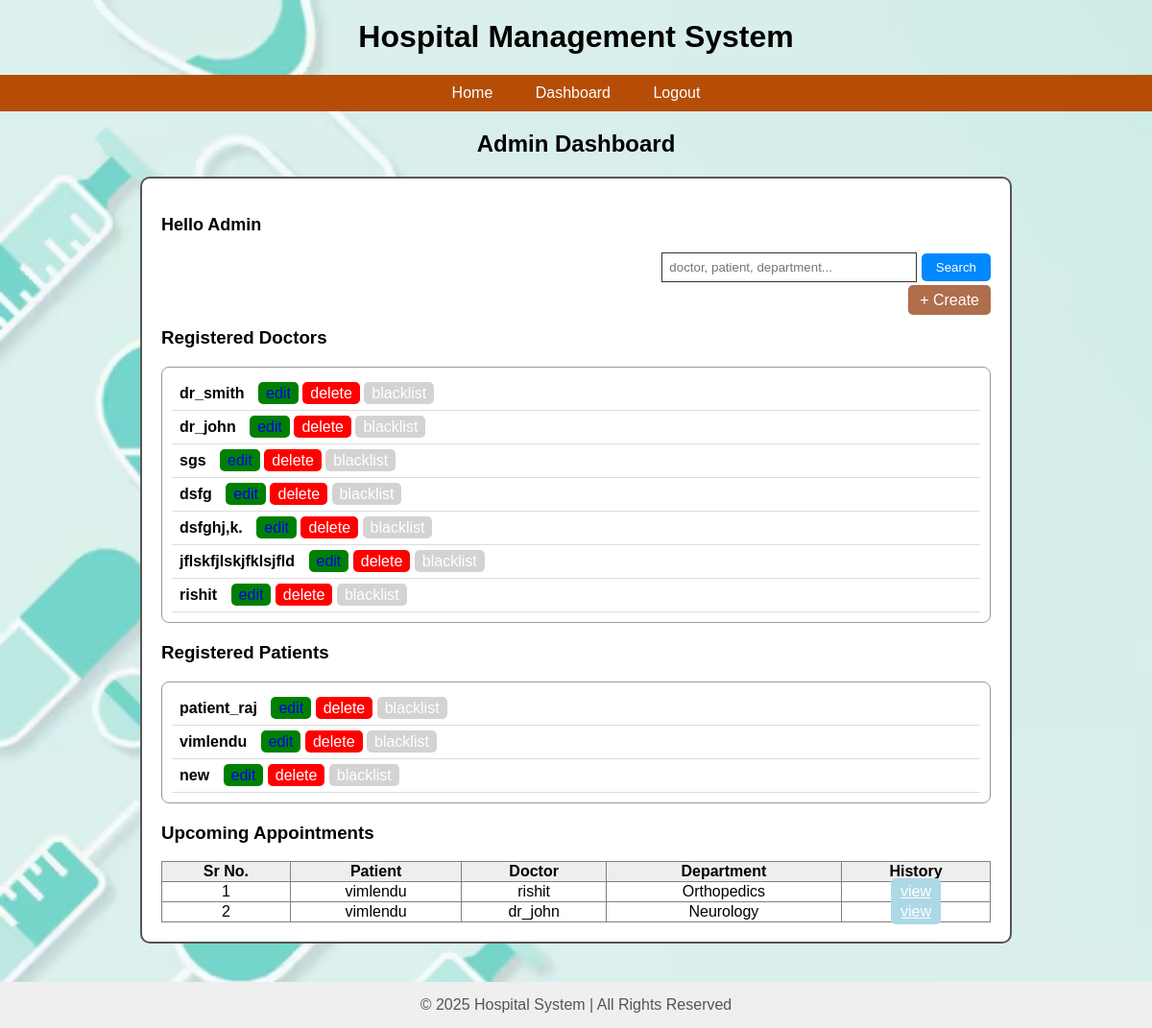
Before: /admin_dash (signed in) with the older database file.
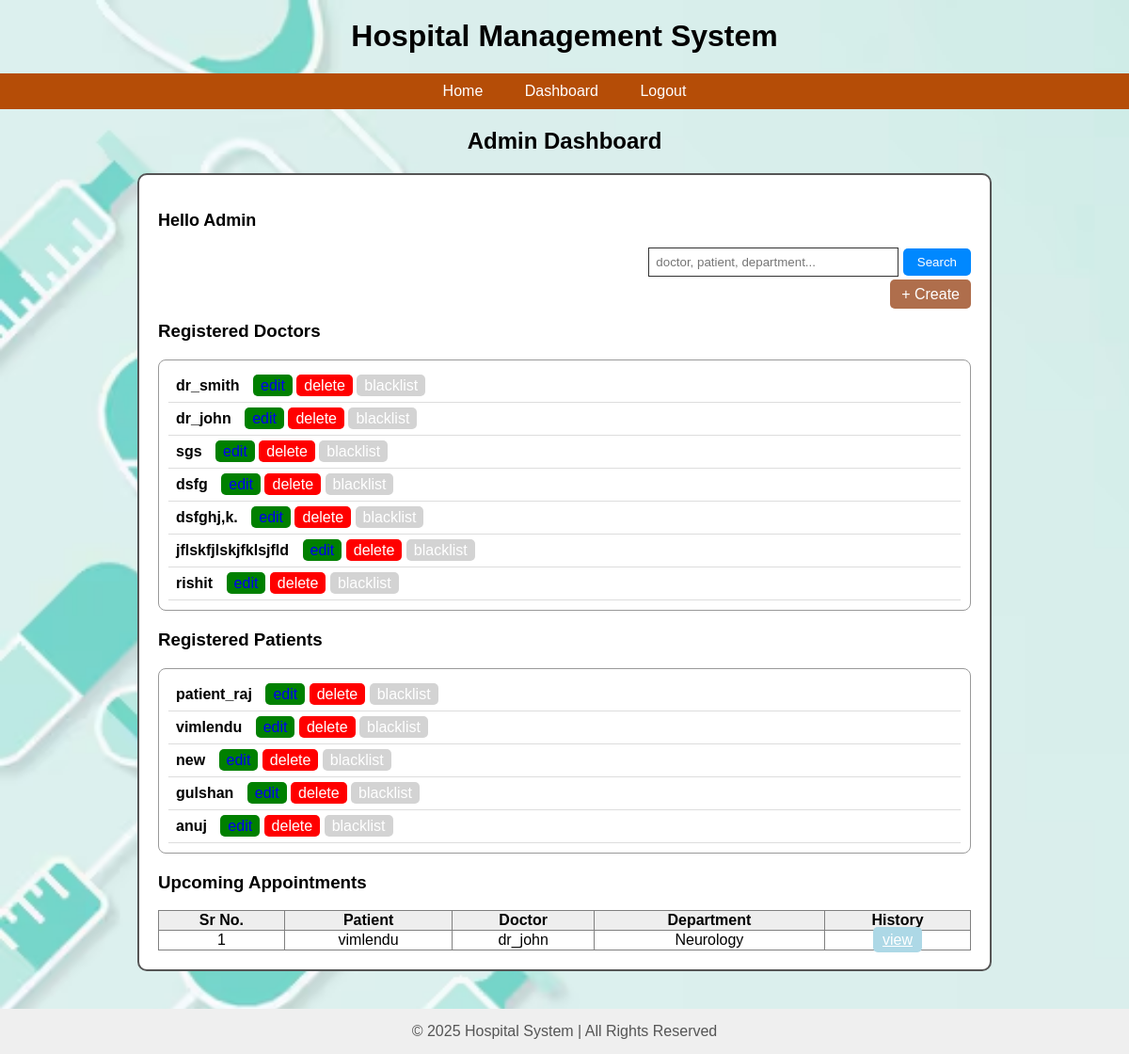
After: the same page with the newer database file.
### app.py (models this page shows)
class User(db.Model):
    __tablename__ = 'users'
    id = db.Column(db.Integer, primary_key=True)
    user_name = db.Column(db.String(80), unique=True, nullable=False)
    email = db.Column(db.String(120), unique=True, nullable=False)
    password = db.Column(db.String(200), nullable=False)
    role = db.Column(db.String(50), nullable=False)
    created_at = db.Column(db.DateTime, default=datetime.utcnow)
    experience = db.Column(db.Integer, nullable=True)
    department_id = db.Column(db.Integer, db.ForeignKey('departments.id'), nullable=True)
    department = db.relationship("Department",back_populates="doctors")

class Appointment(db.Model):
    __tablename__ = 'appointments'
    id = db.Column(db.Integer, primary_key=True)
    date = db.Column(db.String(20))
    time = db.Column(db.String(50))
    patient_id = db.Column(db.Integer, db.ForeignKey('users.id'), nullable=False)
    doctor_id = db.Column(db.Integer, db.ForeignKey('users.id'), nullable=False)
    status = db.Column(db.String(50), default='Booked', nullable=False)
    treatment_id = db.Column(db.Integer, db.ForeignKey('treatments.id'), nullable=True, unique=True)

class Department(db.Model):
    __tablename__ = 'departments'
    id = db.Column(db.Integer, primary_key=True)
    name = db.Column(db.String(100), unique=True, nullable=False)
    description = db.Column(db.String(255), nullable=True)
    doctors = db.relationship("User", back_populates="department")

### app.py (the view)
@app.route('/admin_dash')
def admin_dash():
    if session.get("role") != "admin":
        return redirect(url_for('login'))
    doctors = User.query.filter_by(role="doctor").all()
    patients = User.query.filter_by(role="patient").all()
    patient = aliased(User)
    doctor = aliased(User)
    appointments = (
        db.session.query(
            Appointment.id,
            Appointment.patient_id,
            patient.user_name.label("patient_name"),
            doctor.user_name.label("doctor_name"),
            Department.name.label("department"),
            Appointment.date,
            Appointment.time
        )
        .join(patient, Appointment.patient_id == patient.id)
        .join(doctor, Appointment.doctor_id == doctor.id)
        .outerjoin(Department, doctor.department_id == Department.id)
        .all()
    )
    return render_template(
        "admin_dash.html",
        doctors=doctors,
        patients=patients,
        appointments=appointments
    )

### templates/admin_dash.html (shortened to what this page needs)
{% extends "root.html" %}
{% block content %}
<h2 style="text-align:center; margin-top:20px;">Admin Dashboard</h2>
<div style="
    width:90%;
    margin:auto;
    padding:20px;
    border:2px solid #555;
    border-radius:10px;
    background:white;
">
    <p style="font-size:18px;"><b>Hello Admin</b></p>
    <form method="GET" action="/admin_search" style="text-align:right;">
        <input type="text" name="query" placeholder="doctor, patient, department..."
               style="padding:7px; width:250px; border:1px solid #333;">
        <button type="submit" style="
            padding:7px 15px;
            background:#0088ff;
            color:white;
            border:none;
            border-radius:5px;
            cursor:pointer;">
            Search
        </button>
    </form>
    <div style="text-align:right; margin-top:10px;">
        <a href="/add_doctor"
           style="padding:7px 12px; background: #af6e4c; color:white;
                  border-radius:5px; text-decoration:none;">
            + Create
        </a>
    </div>
    <h3>Registered Doctors</h3>
    <div style="border:1px solid #999; padding:10px; border-radius:8px;">
        {% for d in doctors %}
            <div style="padding:8px; border-bottom:1px solid #ddd;">
                <b>{{ d.user_name }}</b>
                <a href="/edit_doctor/{{ d.id }}"
                   style="background:green; padding:3px 8px; margin-left:10px;
                          border-radius:5px; text-decoration:none;">edit</a>
                <a href="/delete_doctor/{{ d.id }}"
                   style="background:red; color:white; padding:3px 8px;
                          border-radius:5px; text-decoration:none;">delete</a>
                <a href="/blacklist_doctor/{{ d.id }}"
                   style="background:lightgray; color:white; padding:3px 8px;
                          border-radius:5px; text-decoration:none;">blacklist</a>
            </div>
        {% endfor %}
    </div>
    <h3 style="margin-top:20px;">Registered Patients</h3>
    <div style="border:1px solid #999; padding:10px; border-radius:8px;">
        {% for p in patients %}
            <div style="padding:8px; border-bottom:1px solid #ddd;">
                <b>{{ p.user_name }}</b>
                <a href="/edit_patient/{{ p.id }}"
                   style="background:green; padding:3px 8px; margin-left:10px;
                          border-radius:5px; text-decoration:none;">edit</a>
                <a href="/delete_patient/{{ p.id }}"
                   style="background:red; color:white; padding:3px 8px;
                          border-radius:5px; text-decoration:none;">delete</a>
                <a href="/blacklist_patient/{{ p.id }}"
                   style="background:lightgray; color:white; padding:3px 8px;
                          border-radius:5px; text-decoration:none;">blacklist</a>
            </div>
        {% endfor %}
    </div>
    <h3 style="margin-top:20px;">Upcoming Appointments</h3>
    <table border="1" width="100%" style="border-collapse:collapse; text-align:center;">
        <tr style="background:#eee;">
            <th>Sr No.</th>
            <th>Patient</th>
            <th>Doctor</th>
            <th>Department</th>
            <th>History</th>
        </tr>
        {% for a in appointments %}
        <tr>
            <td>{{ loop.index }}</td>
            <td>{{ a.patient_name }}</td>
            <td>{{ a.doctor_name }}</td>
            <td>{{ a.department }}</td>
            <td>
                <a href="/patient_history/{{ a.patient_id }}"
                   style="background:lightblue; color:white; padding:5px 10px;
                          border-radius:5px;">view</a>
            </td>
        </tr>
        {% endfor %}
    </table>
</div>
{% endblock %}

### templates/root.html (shortened to what this page needs)
<!DOCTYPE html>
<html>
<head>
</head>
<body>
    <h1>Hospital Management System</h1>
    <nav>
    <ul>
        <li><a href="/">Home</a></li>
        {% if not session %}
            <li><a href="{{ url_for('login') }}">Login</a></li>
            <li><a href="{{ url_for('signup') }}">Signup</a></li>
            <li><a href="{{ url_for('contact') }}">Contact Us</a></li>
        {% elif session.role == 'patient' %}
            <li><a href="{{ url_for('patient_history') }}">History</a></li>
            <li><a href="{{ url_for('logout') }}">Logout</a></li>
        {% elif session.role == 'doctor' %}
            <li><a href="{{ url_for('doctor_dash') }}">Dashboard</a></li>
            <li><a href="{{ url_for('logout') }}">Logout</a></li>
        {% elif session.role == 'admin' %}
            <li><a href="{{ url_for('admin_dash') }}">Dashboard</a></li>
            <li><a href="{{ url_for('logout') }}">Logout</a></li>
        {% endif %}
    </ul>
</nav>
    <div class="container">
        {% block content %}{% endblock %}
    </div>
    <footer>
        © 2025 Hospital System | All Rights Reserved
    </footer>
</body>
</html>

### templates/root.html (style rules this page uses)
body { font-family: Arial; margin: 0; padding: 0; background-image: url('/static/images/back_ground image1.jpg'); background-size: cover; background-repeat: no-repeat; background-attachment: fixed; }
h1 { text-align: center; margin-top: 20px; }
nav { background-color: rgb(181, 77, 7); padding: 10px 0; }
nav ul { list-style: none; text-align: center; padding: 0; margin: 0; }
nav ul li { display: inline; margin: 0 20px; }
nav ul li a { text-decoration: none; color: white; font-size: 16px; }
.container { width: 80%; margin: auto; margin-top: 20px; }
footer { margin-top: 40px; padding: 15px; background: #efefef; text-align: center; color: #555; }

Changed rows visible on the page:
removed Appointment: patient_name "vimlendu", doctor_name "rishit", department "Orthopedics"
added User: user_name "gulshan", shown under "Registered Patients"
added User: user_name "anuj", shown under "Registered Patients"
